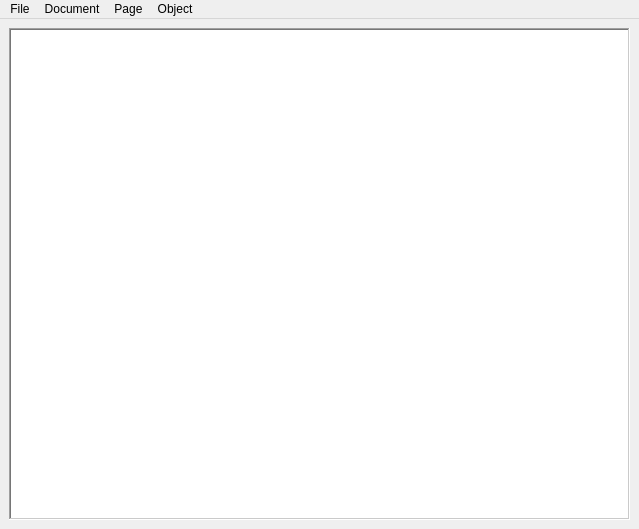
<?xml version="1.0" encoding="UTF-8"?>
<ui version="4.0">
 <class>MainWindow</class>
 <widget class="QMainWindow" name="MainWindow">
  <property name="windowModality">
   <enum>Qt::NonModal</enum>
  </property>
  <property name="geometry">
   <rect>
    <x>0</x>
    <y>0</y>
    <width>639</width>
    <height>529</height>
   </rect>
  </property>
  <property name="windowTitle">
   <string>PDFEditViewer</string>
  </property>
  <widget class="QWidget" name="centralwidget">
   <layout class="QHBoxLayout" name="horizontalLayout_2">
    <item>
     <widget class="QWidget" name="widget" native="true">
      <layout class="QGridLayout" name="gridLayout">
       <property name="margin">
        <number>0</number>
       </property>
       <property name="spacing">
        <number>0</number>
       </property>
       <item row="0" column="0">
        <widget class="QTextEdit" name="textEdit">
         <property name="frameShape">
          <enum>QFrame::WinPanel</enum>
         </property>
         <property name="frameShadow">
          <enum>QFrame::Sunken</enum>
         </property>
        </widget>
       </item>
      </layout>
     </widget>
    </item>
   </layout>
  </widget>
  <widget class="QMenuBar" name="menubar">
   <property name="geometry">
    <rect>
     <x>0</x>
     <y>0</y>
     <width>639</width>
     <height>23</height>
    </rect>
   </property>
   <widget class="QMenu" name="menuFile">
    <property name="toolTip">
     <string>PDFEditer</string>
    </property>
    <property name="tearOffEnabled">
     <bool>false</bool>
    </property>
    <property name="title">
     <string>File</string>
    </property>
    <addaction name="actionOpen"/>
    <addaction name="actionSave"/>
    <addaction name="separator"/>
    <addaction name="actionFinder"/>
    <addaction name="actionTest"/>
   </widget>
   <widget class="QMenu" name="menuDocument">
    <property name="title">
     <string>Document</string>
    </property>
    <addaction name="actionInfo_Doc"/>
    <addaction name="separator"/>
    <addaction name="actionOutLines"/>
    <addaction name="actionNamedDestination"/>
   </widget>
   <widget class="QMenu" name="menuPage">
    <property name="title">
     <string>Page</string>
    </property>
    <addaction name="actionInfo_Page"/>
   </widget>
   <widget class="QMenu" name="menuObject">
    <property name="title">
     <string>Object</string>
    </property>
    <addaction name="actionObjGet"/>
    <addaction name="actionExport"/>
   </widget>
   <addaction name="menuFile"/>
   <addaction name="menuDocument"/>
   <addaction name="menuPage"/>
   <addaction name="menuObject"/>
  </widget>
  <action name="actionOpen">
   <property name="checkable">
    <bool>false</bool>
   </property>
   <property name="text">
    <string>Open...</string>
   </property>
   <property name="shortcut">
    <string>Ctrl+O</string>
   </property>
   <property name="softKeyRole">
    <enum>QAction::SelectSoftKey</enum>
   </property>
  </action>
  <action name="actionInfo_Doc">
   <property name="text">
    <string>Info</string>
   </property>
  </action>
  <action name="actionOutLines">
   <property name="text">
    <string>OutLines</string>
   </property>
  </action>
  <action name="actionNamedDestination">
   <property name="text">
    <string>NamedDestination</string>
   </property>
  </action>
  <action name="actionTest">
   <property name="text">
    <string>test</string>
   </property>
  </action>
  <action name="actionInfo_Page">
   <property name="text">
    <string>Info</string>
   </property>
  </action>
  <action name="actionObjGet">
   <property name="text">
    <string>Get...</string>
   </property>
   <property name="shortcut">
    <string>Ctrl+G</string>
   </property>
  </action>
  <action name="actionSave">
   <property name="text">
    <string>Save...</string>
   </property>
   <property name="shortcut">
    <string>Ctrl+S</string>
   </property>
  </action>
  <action name="actionFinder">
   <property name="text">
    <string>Finder...</string>
   </property>
   <property name="shortcut">
    <string>Ctrl+F</string>
   </property>
  </action>
  <action name="actionExport">
   <property name="text">
    <string>Export...</string>
   </property>
  </action>
 </widget>
 <resources/>
 <connections/>
 <slots>
  <signal>signal1()</signal>
  <slot>slot1()</slot>
 </slots>
</ui>
